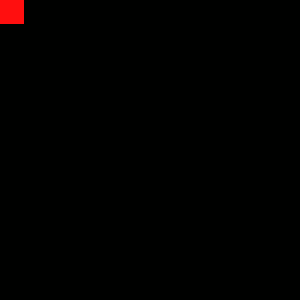
Frame 1 (no input)
Frame 60 (the mouse pressed at the canvas centre just before this capture): identical to frame 1, image omitted
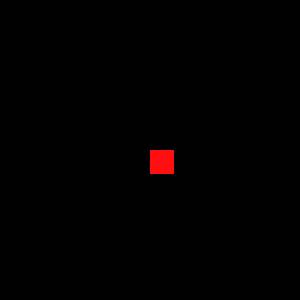
Frame 120 (the mouse held since frame 60 and released just before this capture)

The Processing sketch that drew these frames (run headless with seeded random() and noise(); from frame 60 on, the mouse is pressed at the canvas centre):

// Processing sketch: snake
// ── snake.pde
 // x and y positions
 int[] xposition = new int[25]; // declaring an array 
 int[] yposition = new int[25]; // with 25 elements 

 void setup() {
 size(300,300);
 
 // Initialize
 for (int i = 0; i < xposition.length; i++) {
 xposition[i] = 0;
 yposition[i]= 0;
 }
 
}
 
 void draw() {
 background(256);
 
 // shifting array values until second to last element 
 for (int i = 0; i < xposition.length-1; i ++) {
 xposition[i]= xposition[i + 1];
 yposition[i]= yposition[i + 1];
 }
 
 // following the mouse
 xposition[xposition.length-1] = mouseX;
 yposition[yposition.length-1] = mouseY;
 
 // drawing everything
 for (int i = 0; i < xposition.length; i ++) {
 noStroke();
 fill(#FF0F0F);
 rect(xposition[i],yposition[i],i,i);
 }
 
 }
 
 
